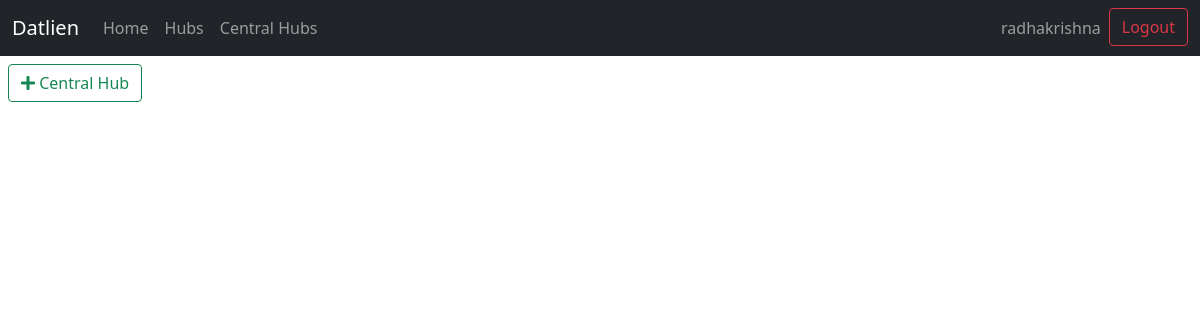
Page /viewCentralHubs/ (signed in) on the earlier database version.
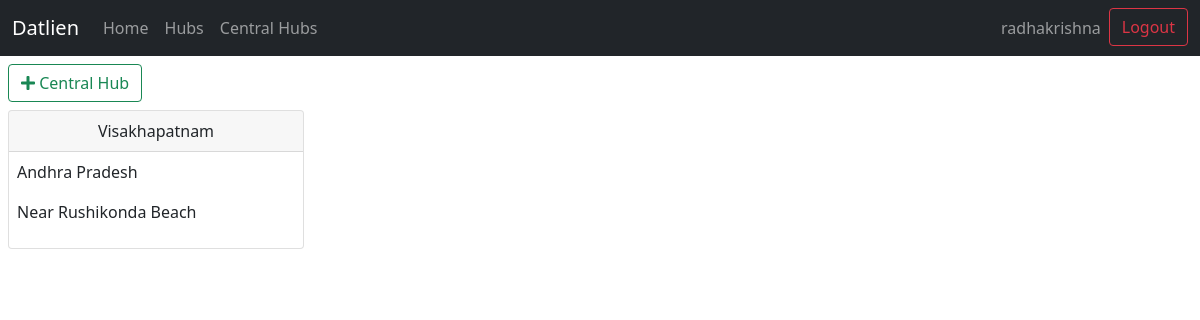
Same page on the later database version.
### datlien/models.py (models this page shows, shortened)
class CentralHub(models.Model):
    state = models.ForeignKey(State,on_delete=models.CASCADE)
    city = models.CharField(max_length=20)
    username = models.CharField(max_length=20)
    password = models.CharField(max_length=20)
    email = models.EmailField()
    address = models.CharField(max_length=100)
    established_on = models.DateTimeField(auto_now_add=True)

class State(models.Model):
    name = models.CharField(max_length=50)
    def __str__(self):
        return self.name

### datlien/views.py (the view)
# urls.py: path('viewCentralHubs/', views.viewCentralHubs, name='viewCentralHubs'),
def viewCentralHubs(request):
    if not request.user.is_authenticated:
        return redirect('login')
    central_hubs = CentralHub.objects.all()
    username = request.user.get_username()
    return render(request, "datlien/viewCentralHubs.html",{
        'username':username,
        'central_hubs':central_hubs
    })

### datlien/templates/datlien/viewCentralHubs.html
{% extends "datlien/layout.html" %}
{% block 'body' %}
{% load widget_tweaks %}
<div class="m-2">
    <a class="btn btn-outline-success" href="{% url 'addCentralHub' %}"> <i class="fa fa-plus"></i> <span class="h6">Central Hub</span></a>
</div>
<div class="m-2">
    {% for central_hub in central_hubs %}
    <div class="col-3">
        <div class="card">
            <div class="card-header text-center">
                {{central_hub.city}}
            </div>
            <div class="card-content m-2">
                <p>{{central_hub.state}}</p>
                <p>{{central_hub.address}}</p>
            </div>
        </div>
    </div>
    {% endfor %}
</div>
{% endblock %}

Differences in the rows shown:
added CentralHub: city "Visakhapatnam", state "Andhra Pradesh", address "Near Rushikonda Beach"
